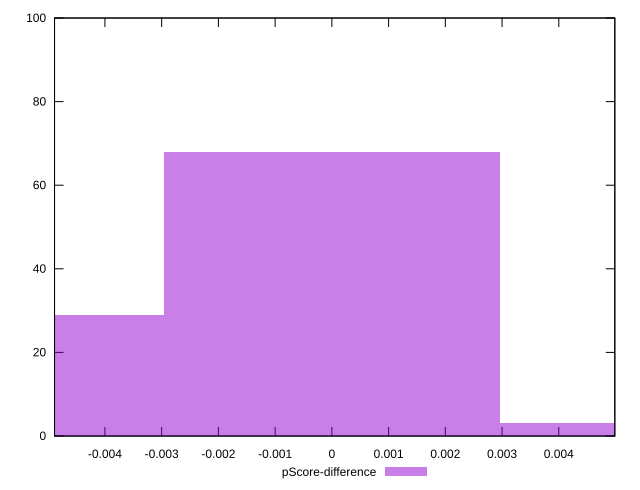

This chart was generated by the following gnuplot code:
reset

$pScoreDifference <<EOF
0 68
-0.005924101185425688 29
0.005924101185425688 3
EOF

set key outside below
set boxwidth 0.005924101185425688
set xrange [-0.004888325641984714:0.00498757554456436]
set yrange [0:100]
set trange [0:100]
set style fill transparent solid 0.5 noborder
set terminal svg size 640, 490 enhanced background rgb 'white'
set output "reports/report_00033_2021-03-01T14-23-16.841Z/interactive/samples/astro-inner-cached/pScore-difference/histogram.svg"

plot $pScoreDifference title "pScore-difference" with boxes

reset
